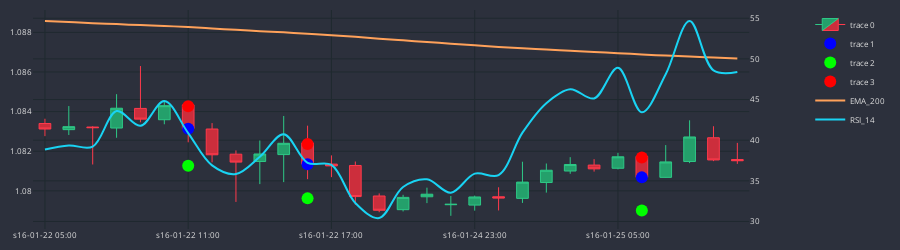

Notebook cell for this chart:
### Code cell
df_plot = df_slim.iloc[70:100]
cp = CandlePlot(df_plot, candles=True)

trades = cp.df_plot[df_plot.SIGNAL != NONE]

markers = ['mid_c', 'TP', 'SL']
marker_colors = ['#0000FF', '#00FF00', '#FF0000']

for i in range(3):
    cp.fig.add_trace(go.Scatter(
        x = trades.sTime,
        y = trades[markers[i]],
        mode = 'markers',
        marker = dict(color=marker_colors[i], size=12)
    ))
cp.show_plot(line_traces = ["EMA_200"], sec_traces = ['RSI_14'], height =250)

### Figure 1 — Plotly figure (JSON) as saved in the notebook; plotly's stock layout.template omitted (floating-point values rounded to 4 significant figures)
{"data": [{"close": [1.083, 1.083, 1.083, 1.084, 1.084, 1.084, 1.083, 1.082, 1.081, 1.082, 1.082, 1.081, 1.081, 1.08, 1.079, 1.08, 1.08, 1.079, 1.08, 1.08, 1.08, 1.081, 1.081, 1.081, 1.082, 1.081, 1.081, 1.083, 1.082, 1.082], "decreasing": {"fillcolor": "#CC2E3C", "line": {"color": "#FF3A4C"}}, "high": [1.084, 1.084, 1.083, 1.085, 1.086, 1.085, 1.084, 1.083, 1.082, 1.083, 1.084, 1.083, 1.082, 1.081, 1.08, 1.08, 1.08, 1.08, 1.08, 1.08, 1.081, 1.081, 1.082, 1.082, 1.082, 1.082, 1.082, 1.084, 1.083, 1.082], "increasing": {"fillcolor": "#24A06B", "line": {"color": "#2EC886"}}, "line": {"width": 1}, "low": [1.083, 1.083, 1.081, 1.083, 1.083, 1.083, 1.082, 1.081, 1.079, 1.08, 1.08, 1.081, 1.081, 1.079, 1.079, 1.079, 1.079, 1.079, 1.079, 1.079, 1.079, 1.08, 1.081, 1.081, 1.081, 1.081, 1.081, 1.081, 1.081, 1.081], "opacity": 1, "open": [1.083, 1.083, 1.083, 1.083, 1.084, 1.084, 1.084, 1.083, 1.082, 1.081, 1.082, 1.082, 1.081, 1.081, 1.08, 1.079, 1.08, 1.079, 1.079, 1.08, 1.08, 1.08, 1.081, 1.081, 1.081, 1.082, 1.081, 1.081, 1.083, 1.082], "type": "candlestick", "x": ["s16-01-22 05:00", "s16-01-22 06:00", "s16-01-22 07:00", "s16-01-22 08:00", "s16-01-22 09:00", "s16-01-22 10:00", "s16-01-22 11:00", "s16-01-22 12:00", "s16-01-22 13:00", "s16-01-22 14:00", "s16-01-22 15:00", "s16-01-22 16:00", "s16-01-22 17:00", "s16-01-22 18:00", "s16-01-22 19:00", "s16-01-22 20:00", "s16-01-22 21:00", "s16-01-24 22:00", "s16-01-24 23:00", "s16-01-25 00:00", "s16-01-25 01:00", "s16-01-25 02:00", "s16-01-25 03:00", "s16-01-25 04:00", "s16-01-25 05:00", "s16-01-25 06:00", "s16-01-25 07:00", "s16-01-25 08:00", "s16-01-25 09:00", "s16-01-25 10:00"]}, {"marker": {"color": "#0000FF", "size": 12}, "mode": "markers", "type": "scatter", "x": ["s16-01-22 11:00", "s16-01-22 16:00", "s16-01-25 06:00"], "y": [1.083, 1.081, 1.081]}, {"marker": {"color": "#00FF00", "size": 12}, "mode": "markers", "type": "scatter", "x": ["s16-01-22 11:00", "s16-01-22 16:00", "s16-01-25 06:00"], "y": [1.081, 1.08, 1.079]}, {"marker": {"color": "#FF0000", "size": 12}, "mode": "markers", "type": "scatter", "x": ["s16-01-22 11:00", "s16-01-22 16:00", "s16-01-25 06:00"], "y": [1.084, 1.082, 1.082]}, {"line": {"shape": "spline", "width": 2}, "name": "EMA_200", "type": "scatter", "x": ["s16-01-22 05:00", "s16-01-22 06:00", "s16-01-22 07:00", "s16-01-22 08:00", "s16-01-22 09:00", "s16-01-22 10:00", "s16-01-22 11:00", "s16-01-22 12:00", "s16-01-22 13:00", "s16-01-22 14:00", "s16-01-22 15:00", "s16-01-22 16:00", "s16-01-22 17:00", "s16-01-22 18:00", "s16-01-22 19:00", "s16-01-22 20:00", "s16-01-22 21:00", "s16-01-24 22:00", "s16-01-24 23:00", "s16-01-25 00:00", "s16-01-25 01:00", "s16-01-25 02:00", "s16-01-25 03:00", "s16-01-25 04:00", "s16-01-25 05:00", "s16-01-25 06:00", "s16-01-25 07:00", "s16-01-25 08:00", "s16-01-25 09:00", "s16-01-25 10:00"], "xaxis": "x", "y": [1.089, 1.089, 1.088, 1.088, 1.088, 1.088, 1.088, 1.088, 1.088, 1.088, 1.088, 1.088, 1.088, 1.088, 1.088, 1.088, 1.088, 1.087, 1.087, 1.087, 1.087, 1.087, 1.087, 1.087, 1.087, 1.087, 1.087, 1.087, 1.087, 1.087], "yaxis": "y"}, {"line": {"shape": "spline", "width": 2}, "name": "RSI_14", "type": "scatter", "x": ["s16-01-22 05:00", "s16-01-22 06:00", "s16-01-22 07:00", "s16-01-22 08:00", "s16-01-22 09:00", "s16-01-22 10:00", "s16-01-22 11:00", "s16-01-22 12:00", "s16-01-22 13:00", "s16-01-22 14:00", "s16-01-22 15:00", "s16-01-22 16:00", "s16-01-22 17:00", "s16-01-22 18:00", "s16-01-22 19:00", "s16-01-22 20:00", "s16-01-22 21:00", "s16-01-24 22:00", "s16-01-24 23:00", "s16-01-25 00:00", "s16-01-25 01:00", "s16-01-25 02:00", "s16-01-25 03:00", "s16-01-25 04:00", "s16-01-25 05:00", "s16-01-25 06:00", "s16-01-25 07:00", "s16-01-25 08:00", "s16-01-25 09:00", "s16-01-25 10:00"], "xaxis": "x", "y": [38.85, 39.35, 39.21, 43.58, 41.76, 44.82, 40.88, 36.9, 35.84, 37.96, 40.73, 37.22, 36.96, 32.27, 30.42, 34.24, 35.19, 33.54, 35.89, 35.7, 40.92, 44.56, 46.28, 45.13, 48.9, 43.42, 48.12, 54.66, 48.59, 48.39], "yaxis": "y2"}], "layout": {"font": {"color": "#e1e1e1", "size": 8}, "height": 250, "margin": {"b": 10, "l": 10, "r": 10, "t": 10}, "paper_bgcolor": "#2c303c", "plot_bgcolor": "#2c303c", "width": 900, "xaxis": {"anchor": "y", "autorange": true, "domain": [0, 0.94], "gridcolor": "#1f292f", "nticks": 5, "range": [-0.5, 29.5], "rangeslider": {"visible": false, "yaxis": {}, "yaxis2": {}}, "type": "category"}, "yaxis": {"anchor": "x", "autorange": true, "domain": [0, 1], "gridcolor": "#1f292f", "range": [1.078, 1.089], "type": "linear"}, "yaxis2": {"anchor": "x", "autorange": true, "gridcolor": "#1f292f", "overlaying": "y", "range": [29.07, 56.01], "side": "right", "type": "linear"}}}
